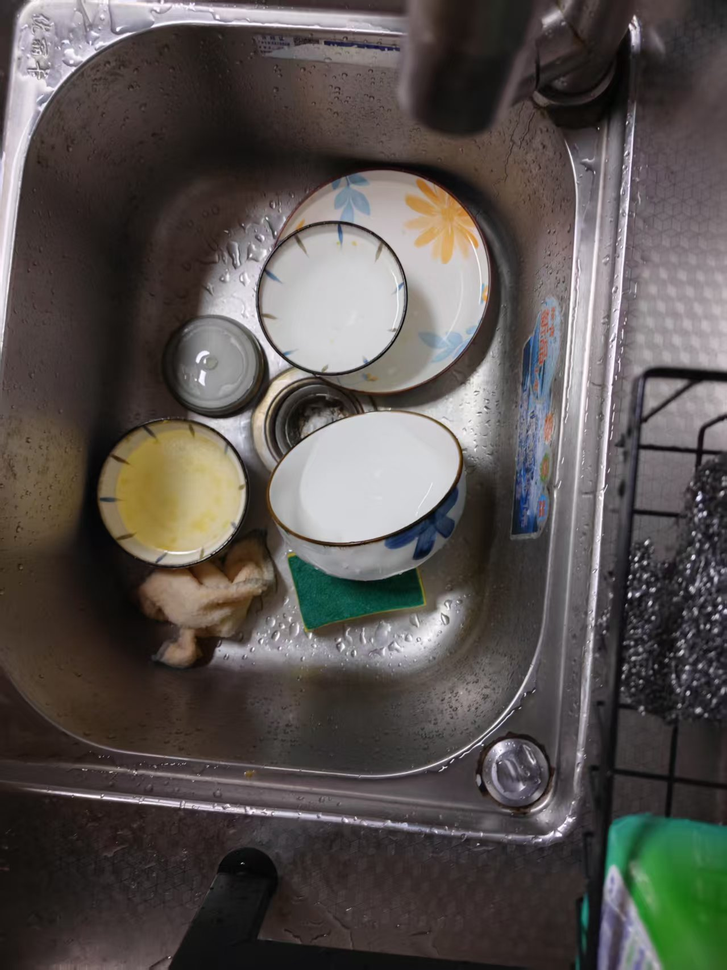
#> input picture resources/bowls2.png, 727 x 970 px, shrunk from 1279 x 1706 before the run
$ python extract_ellipse.py
#> lines starting #> are read from the running program, lines starting #| are printed output that depends on the picture
import cv2
import numpy as np
from typing import Dict, List, Tuple, Optional, Any

class EllipseExtracter:
    """
    椭圆提取器 - 从图像中检测和提取椭圆
    """

    #---------------------------初始化部分---------------------------
    def __init__(self,
                 min_points: int = 10,
                 ellipse_params: Optional[Dict[str, Any]] = None,
                 confidence_threshold: float = 0.6
                 ):
        """
        初始化椭圆提取器

        参数:
            min_points: 有效点集的最小点数 (默认: 10)
            ellipse_params: 椭圆拟合参数字典
            confidence_threshold: 检测椭圆的接受阈值 (默认: 0.6)
        """
        # 基本参数
        self.min_points = min_points
        self.blur_kernel_size = (5, 5)
        self.canny_threshold1 = 50
        self.canny_threshold2 = 150
        self.confidence_threshold = confidence_threshold

        # 设置椭圆参数
        self._setup_ellipse_params(ellipse_params)

        # 初始化结果存储
        self._init_storage()

    def _setup_ellipse_params(self, ellipse_params: Optional[Dict[str, Any]]) -> None:
        """设置椭圆拟合参数"""
        default_ellipse_params = {
            'num_samples': 10,  # 椭圆拟合的随机样本数
            'sample_size': 5,   # 每个样本的点数（拟合椭圆至少需要5个点）
            'tolerance': 3      # 判断点是否在椭圆上的容差
        }

        self.ellipse_params = default_ellipse_params
        if ellipse_params:
            self.ellipse_params.update(ellipse_params)

    def _init_storage(self) -> None:
        """初始化结果存储变量"""
        # 图像存储
        self.original_image = None
        self.gray_image = None
        self.edge_image = None

        # 结果存储
        self.point_sets = []
        self.ellipses = []
        self.all_candidates = []
        self.confidences = []


    #---------------------------点集提取相关方法---------------------------
    def _find_continuous_points(self, edge_image: np.ndarray, min_points: Optional[int] = None) -> List[np.ndarray]:
        """查找边缘图像中的所有连续点集"""
        if min_points is None:
            min_points = self.min_points

        # 使用OpenCV的连通分量分析
        num_labels, labels = cv2.connectedComponents(edge_image)

        # 提取连通分量的更高效方法
        point_sets = []

        # 一次性查找所有非背景点坐标
        y_all, x_all = np.nonzero(labels)
        label_values = labels[y_all, x_all]

        # 统计每个标签的点数
        label_counts = self._count_points_per_label(label_values)

        # 过滤点数少于min_points的标签
        valid_labels = [label for label, count in label_counts.items() if count >= min_points]

        # 仅为有效标签创建点集
        for label in valid_labels:
            point_set = self._create_point_set_for_label(label, label_values, x_all, y_all)
            point_sets.append(point_set)

        return point_sets

    def _count_points_per_label(self, label_values: np.ndarray) -> Dict[int, int]:
        """计算每个标签的点数"""
        label_counts = {}
        for label_val in label_values:
            if label_val > 0:  # 跳过背景
                label_counts[label_val] = label_counts.get(label_val, 0) + 1
        return label_counts

    def _create_point_set_for_label(self, label: int, label_values: np.ndarray,
                                    x_all: np.ndarray, y_all: np.ndarray) -> np.ndarray:
        """为指定标签创建点集"""
        indices = np.where(label_values == label)[0]
        x_coords = x_all[indices]
        y_coords = y_all[indices]
        return np.column_stack((x_coords, y_coords))

    #---------------------------椭圆拟合相关方法---------------------------
    def _fit_ellipses(self, point_sets: Optional[List[np.ndarray]] = None) -> Tuple[List, List, List]:
        """拟合椭圆到点集(使用随机采样提高鲁棒性)"""
        if point_sets is None:
            point_sets = self.point_sets

        ellipses = []
        all_candidates = []
        confidences = []

        # 合并所有点集进行置信度计算
        all_points = np.vstack(point_sets) if point_sets else np.array([])

        for point_set in point_sets:
            # 为OpenCV转换为轮廓格式
            contour = point_set.reshape(-1, 1, 2).astype(np.int32)

            # 拟合椭圆需要至少5个点
            if len(contour) >= self.ellipse_params['sample_size']:
                # 获取候选椭圆
                candidate_ellipses = self._get_candidate_ellipses(contour)

                # 如果有候选椭圆，找出最佳的一个
                if candidate_ellipses:
                    best_ellipse, best_confidence = self._find_best_ellipse(candidate_ellipses, all_points)

                    ellipses.append(best_ellipse)
                    confidences.append(best_confidence)
                    all_candidates.append(candidate_ellipses)

        return ellipses, all_candidates, confidences

    def _get_candidate_ellipses(self, contour: np.ndarray) -> List:
        """获取候选椭圆"""
        candidate_ellipses = []

        # 预先计算所有采样参数
        num_samples = self.ellipse_params['num_samples']
        sample_size = self.ellipse_params['sample_size']

        # 只尝试有效的随机样本
        valid_samples = 0
        max_attempts = num_samples * 2  # 设置最大尝试次数
        attempts = 0

        while valid_samples < num_samples and attempts < max_attempts:
            try:
                # 随机样本点
                indices = np.random.choice(len(contour), sample_size, replace=False)
                sample_contour = contour[indices]

                # 拟合椭圆
                ellipse = cv2.fitEllipse(sample_contour)
                candidate_ellipses.append(ellipse)
                valid_samples += 1
            except:
                pass
            attempts += 1

        return candidate_ellipses

    def _find_best_ellipse(self, candidate_ellipses: List, all_points: np.ndarray) -> Tuple:
        """从候选椭圆中找出最佳椭圆"""
        # 计算每个椭圆上或附近的点和置信度
        point_counts = np.zeros(len(candidate_ellipses))
        point_confidences = np.zeros(len(candidate_ellipses))

        # 批量评估所有椭圆
        for i, ellipse in enumerate(candidate_ellipses):
            count, confidence = self._count_points_near_ellipse(ellipse, all_points)
            point_counts[i] = count
            point_confidences[i] = confidence

        # 找到点最多的椭圆
        best_idx = np.argmax(point_counts)
        best_ellipse = candidate_ellipses[best_idx]
        best_confidence = point_confidences[best_idx]

        return best_ellipse, best_confidence

    #---------------------------椭圆评估相关方法---------------------------
    def _count_points_near_ellipse(self, ellipse: Tuple, points: np.ndarray) -> Tuple[int, float]:
        """计算有多少点在椭圆上或附近并返回置信度"""

        center, axes, angle = ellipse
        center = np.array(center)
        a, b = axes[0] / 2, axes[1] / 2  # 半长轴和半短轴
        angle_rad = np.deg2rad(angle)  # 将角度转换为弧度

        # 旋转矩阵
        rotation_matrix = self._get_rotation_matrix(angle_rad)

        # 向量化实现 - 一次性计算所有点
        # 以椭圆中心为中心的点
        points_centered = points - center

        # 一次性对所有点应用旋转
        points_rotated = np.dot(points_centered, rotation_matrix.T)

        # 为所有点计算标准化距离
        x_values = points_rotated[:, 0]
        y_values = points_rotated[:, 1]

        # 防止除以零
        if a == 0 or b == 0:
            return 0, 0

        # 一次性计算所有点的椭圆方程值
        values = (x_values**2 / a**2) + (y_values**2 / b**2)

        # 计算到椭圆的距离
        distances = np.abs(values - 1) * min(a, b)

        # 计算容差内的点数
        count = np.sum(distances <= self.ellipse_params['tolerance'])

        # 计算置信度
        confidence = self._calculate_confidence(count, a, b)

        return count, confidence

    def _get_rotation_matrix(self, angle_rad: float) -> np.ndarray:
        """获取旋转矩阵"""
        cos_angle = np.cos(angle_rad)
        sin_angle = np.sin(angle_rad)
        return np.array([
            [cos_angle, sin_angle],
            [-sin_angle, cos_angle]
        ])

    def _calculate_confidence(self, count: int, a: float, b: float) -> float:
        """计算椭圆的置信度分数"""
        # 计算椭圆周长上的预期点数
        h = ((a - b) ** 2) / ((a + b) ** 2)
        perimeter = np.pi * (a + b) * (1 + (3 * h) / (10 + np.sqrt(4 - 3 * h)))
        expected_points = np.ceil(perimeter)

        # 计算置信度
        confidence = min(1.0, count / expected_points) if expected_points > 0 else 0
        return confidence

    #---------------------------椭圆过滤相关方法---------------------------
    def _filter_ellipses(self, ellipses: List) -> List[int]:
        """过滤椭圆，删除不符合条件的椭圆"""
        if not ellipses:
            return []

        # 从原始图像获取尺寸
        if self.original_image is not None:
            image_height, image_width = self.original_image.shape[:2]
        else:
            return list(range(len(ellipses)))

        # 定义过滤阈值
        max_axis_length = image_width / 2  # 长轴不能超过图像宽度的一半
        min_axis_length = image_width / 10  # 长轴不能小于图像宽度的十分之一
        max_axis_ratio = 2.0  # 长轴与短轴的最大比率(圆度)

        filtered_indices = []

        for i, ellipse in enumerate(ellipses):
            if self._is_valid_ellipse(ellipse, min_axis_length, max_axis_length, max_axis_ratio):
                filtered_indices.append(i)

        return filtered_indices

    def _is_valid_ellipse(self, ellipse: Tuple, min_axis_length: float,
                          max_axis_length: float, max_axis_ratio: float) -> bool:
        """检查椭圆是否有效"""
        center, axes, angle = ellipse
        major_axis, minor_axis = max(axes), min(axes)

        # 计算长轴与短轴的比率(圆度)
        axis_ratio = major_axis / minor_axis if minor_axis > 0 else float('inf')

        # 检查条件
        if (min_axis_length <= major_axis <= max_axis_length and
            axis_ratio <= max_axis_ratio):
            return True
        return False


    #---------------------------公共API部分---------------------------
    def get_ellipse(self) -> Tuple[List, List]:
        """
        获取按置信度排序的拟合椭圆及其置信度分数

        返回:
            sorted_ellipses: 按置信度排序的椭圆列表
            sorted_confidences: 对应的置信度值列表
        """
        if not self.ellipses or not self.confidences:
            return [], []

        # 将椭圆和置信度组合
        ellipse_with_conf = list(zip(self.ellipses, self.confidences))

        # 按置信度降序排序
        ellipse_with_conf.sort(key=lambda x: x[1], reverse=True)

        # 分离排序后的椭圆和置信度
        sorted_ellipses, sorted_confidences = zip(*ellipse_with_conf) if ellipse_with_conf else ([], [])

        return sorted_ellipses, sorted_confidences

    # [26 lines left out: function get_edge_ellipses_image, not called in this run]

    # 获取图像的公开方法
    def get_original_image(self) -> np.ndarray:
        """返回原始输入图像"""
        return self.original_image

    # [29 lines left out: function get_original_ellipses_image, not called in this run]

    def get_gray_image(self) -> np.ndarray:
        """返回图像的灰度版本"""
        return self.gray_image

    def get_edge_image(self) -> np.ndarray:
        """返回边缘检测后的图像"""
        return self.edge_image

    def get_point_sets(self) -> List[np.ndarray]:
        """返回所有点集"""
        return self.point_sets

    # [29 lines left out: function get_point_sets_image, not called in this run]

    def get_all_candidates(self) -> List[List]:
        """返回所有候选椭圆"""
        return self.all_candidates

    def process_frame(self, frame: np.ndarray, min_points: Optional[int] = None) -> Tuple[List, List]:
        """
        处理视频帧以检测椭圆

        参数:
            frame: 输入图像帧
            min_points: 有效点集的最小点数

        返回:
            ellipses: 检测到的椭圆
            confidences: 每个椭圆的置信度值
        """
        if min_points is None:
            min_points = self.min_points

        # 存储原始图像
        self.original_image = frame

        # 转换为灰度并进行边缘检测
        self.gray_image = cv2.cvtColor(frame, cv2.COLOR_BGR2GRAY)
        blurred = cv2.GaussianBlur(self.gray_image, self.blur_kernel_size, 0)
        self.edge_image = cv2.Canny(blurred, self.canny_threshold1, self.canny_threshold2)

        # 查找点集并拟合椭圆
        self.point_sets = self._find_continuous_points(self.edge_image, min_points)
        self.ellipses, self.all_candidates, self.confidences = self._fit_ellipses(self.point_sets)

        # 过滤椭圆
        filtered_indices = self._filter_ellipses(self.ellipses)
        self.ellipses = [self.ellipses[i] for i in filtered_indices]
        self.confidences = [self.confidences[i] for i in filtered_indices]

        return self.ellipses, self.confidences

    def process_image(self, image_path: str, min_points: Optional[int] = None) -> Tuple[List, List]:
        """
        处理图像以检测椭圆

        参数:
            image_path: 输入图像的路径
            min_points: 有效点集的最小点数

        返回:
            ellipses: 检测到的椭圆
            confidences: 每个椭圆的置信度值
        """
#> called with image_path = './resources/bowls2.png'
        # 加载图像
        image = cv2.imread(image_path)
#> image is the input picture: shape (970, 727, 3); mean B, G, R 79.6, 82.6, 88.2
        if image is None:
            raise ValueError(f"无法从{image_path}加载图像")

        # 调用process_frame处理加载的图像
        return self.process_frame(image, min_points)
#> in process_frame, `self.gray_image = cv2.cvtColor(frame, cv2.COLOR_BGR2GRAY)`:
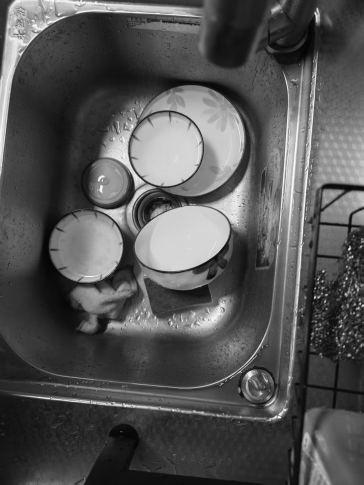
#> self.gray_image: shape (970, 727) (shown at 1/2 size); min 1, max 255, mean 84
#> in process_frame, `self.edge_image = cv2.Canny(blurred, self.canny_threshold1, self.canny..`:
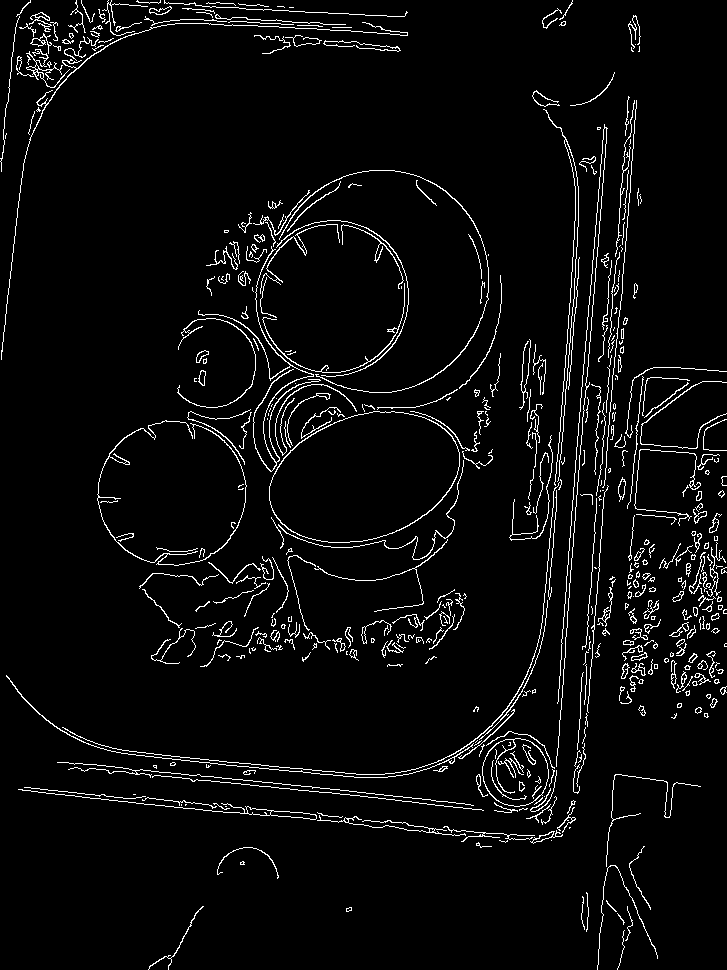
#> self.edge_image: shape (970, 727); 4.3% white in thin lines or dots
#> in _find_continuous_points, `num_labels, labels = cv2.connectedComponents(edge_image)`:
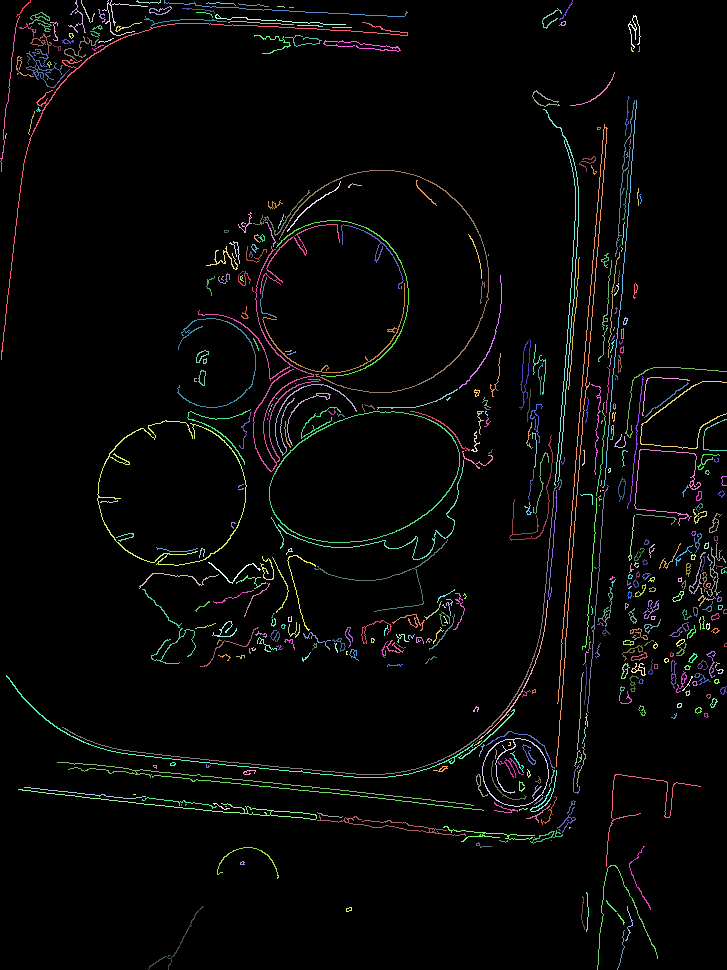
#> labels: shape (970, 727) int32; 473 distinct labels, from 0 to 472; one colour per label, 0 black
#> in _find_continuous_points, `num_labels, labels = cv2.connectedComponents(edge_image)`: num_labels = 473
#> the loop in _count_points_per_label, `for label_val in label_values:` made 30199 passes
#> label_val on passes 7 to 9: 5, 6, 7
#> after the loop in _count_points_per_label, `for label_val in label_values:`: label_counts = 472 items
#> in _find_continuous_points, `valid_labels = [label for label, count in label_counts.items() if coun..`: valid_labels = [27, 55, 57, 63, 88, 165, 176, 202, 384, 421]
#> the loop in _find_continuous_points, `for label in valid_labels:` made 10 passes
#> label on passes 1 to 8: 27, 55, 57, 63, 88, 165, 176, 202
#> after the loop in _find_continuous_points, `for label in valid_labels:`: point_sets = 10 items
#> in _fit_ellipses, `all_points = np.vstack(point_sets) if point_sets else np.array([])`: all_points = 7426 pairs, first value 1 to 607, second value 22 to 805
#> the loop in _fit_ellipses, `for point_set in point_sets:` made 10 passes
#> the loop in _filter_ellipses, `for i, ellipse in enumerate(ellipses):` made 10 passes
#> ellipse on passes 1 to 8: ((968.2, 856.8), (897.7, 2382.7), 130.4), ((570.3, 312.4), (4.14, 214.2), 3.78), ((587.3, 343.1), (4.09, 637.2), 4.81), ((378.5, 280.6), (216.8, 223.7), 29.44), ((269, 362.4), (19.15, 236.7), 178.7), ((363.8, 477.1), (122.4, 194.6), 72.6), ((172, 492.9), (143.4, 149.6), 80.32), ((-2654, -1795.3), (1490, 8062.1), 128.3)


if __name__ == "__main__":
    image_path = "./resources/bowls2.png"

    # 创建椭圆提取器实例
    extractor = EllipseExtracter(
        min_points=500,
        ellipse_params={
            'num_samples': 20,
            'sample_size': 5,
            'tolerance': 2
        },
        confidence_threshold=0.2
    )

    # 处理图像
    ellipses, confidences = extractor.process_image(image_path)

    # 获取按置信度排序的结果
    sorted_ellipses, sorted_confidences = extractor.get_ellipse()

    print("\n===== 椭圆检测结果 =====")
    if sorted_ellipses:
        print(f"检测到 {len(sorted_ellipses)} 个椭圆\n")
#| 检测到 3 个椭圆
        print(f"{'编号':<4}{'中心 (x, y)':<20}{'轴长 (长轴, 短轴)':<25}{'角度':<10}{'置信度':<10}")
        print("-" * 70)

        for i, (ellipse, confidence) in enumerate(zip(sorted_ellipses, sorted_confidences)):
            center, axes, angle = ellipse
            print(f"{i+1:<4}({center[0]:.1f}, {center[1]:.1f}){'':>5}({axes[0]:.1f}, {axes[1]:.1f}){'':>10}{angle:.1f}°{'':>5}{confidence:.3f}")
#> this loop made 3 passes
#> (ellipse, confidence) on passes 1 to 3: (((363.8, 477.1), (122.4, 194.6), 72.6), 1), (((172, 492.9), (143.4, 149.6), 80.32), 0.95), (((378.5, 280.6), (216.8, 223.7), 29.44), 0.841)
#> (printed output is left out)
    else:
        print("未检测到椭圆")
